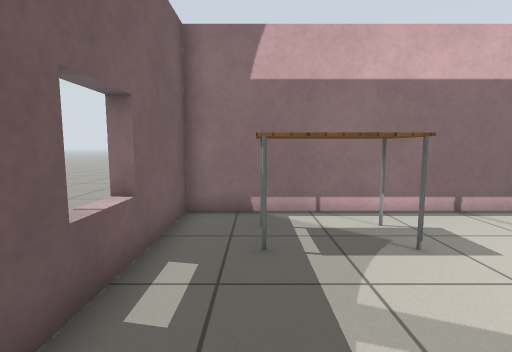
[1] (above)

18 first-person views from a walk through a robot-simulator world made for Gazebo. The camera is 0.9 m above the floor, tilts 6° down and sees 85° across. The floor is counted in squares, 0.5 m on a side. Each view is taken from the middle of a square. On the plan, view 1 faces up. The plan holds only what a view shows up to about 15 squares ahead; the rest is blank. Simple patterns stand in for the simulator's built-in surfaces.

[2]
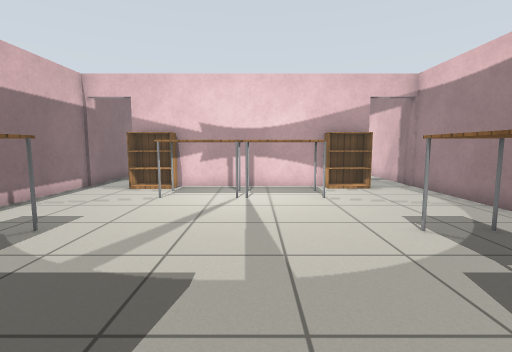

[3]
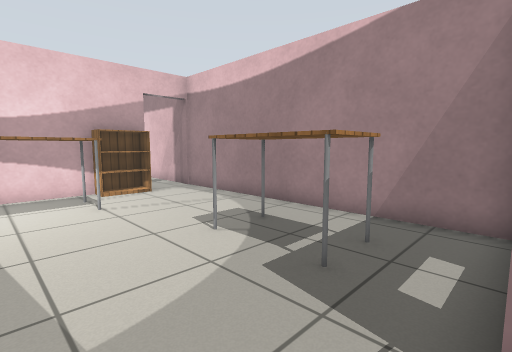

[4]
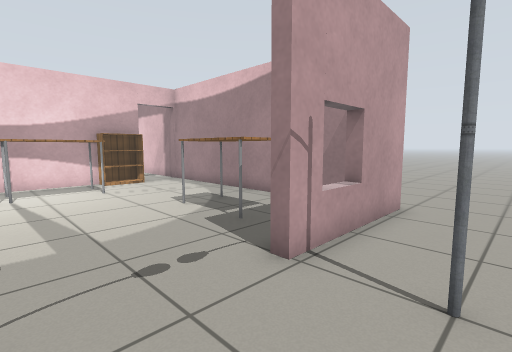

[5]
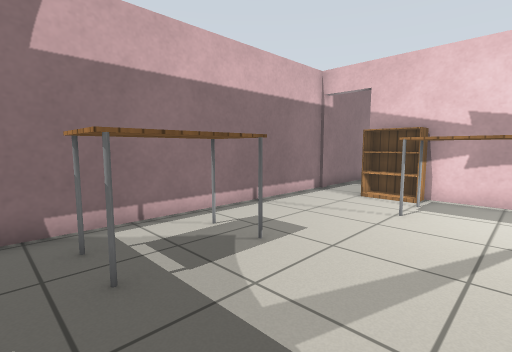

[6]
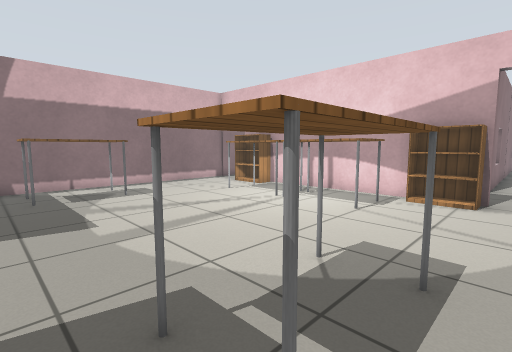

[7]
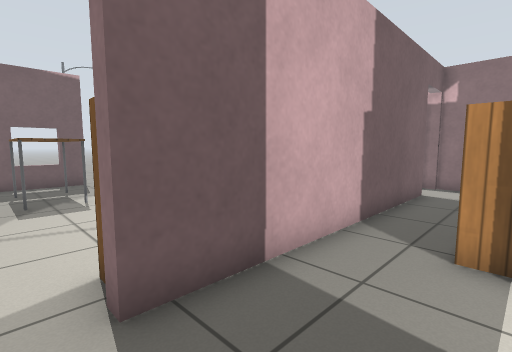

[8]
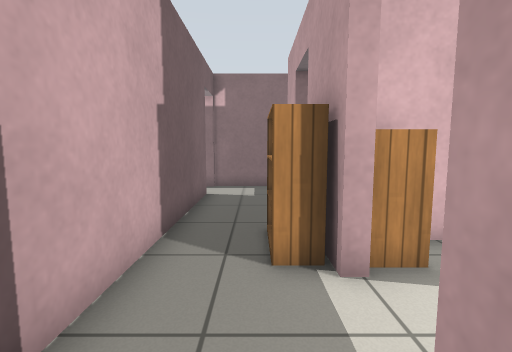

[9]
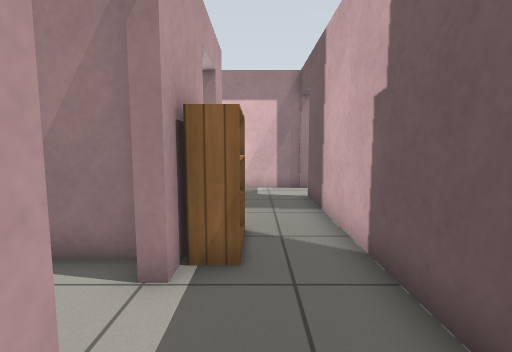

[10]
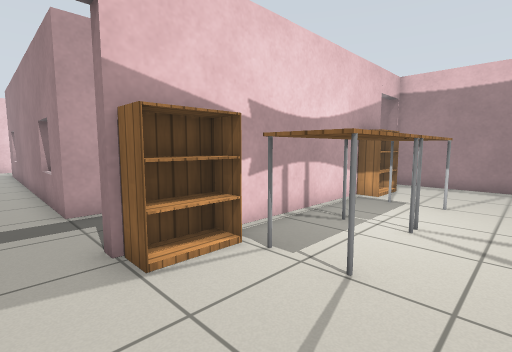

[11]
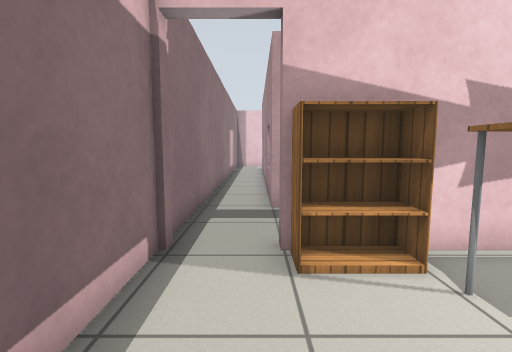

[12]
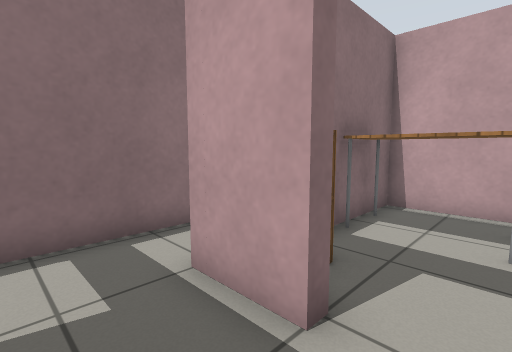

[13]
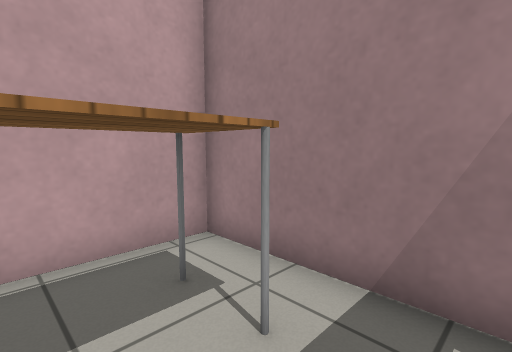

[14]
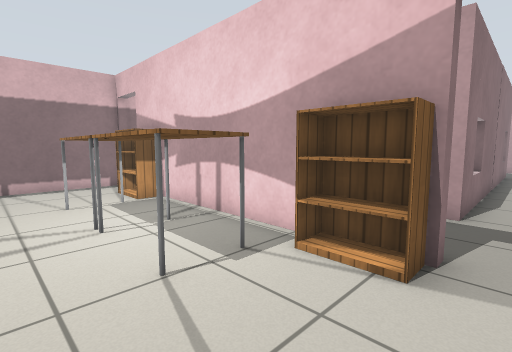

[15]
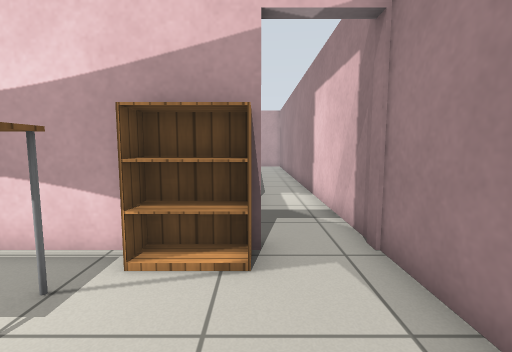

[16]
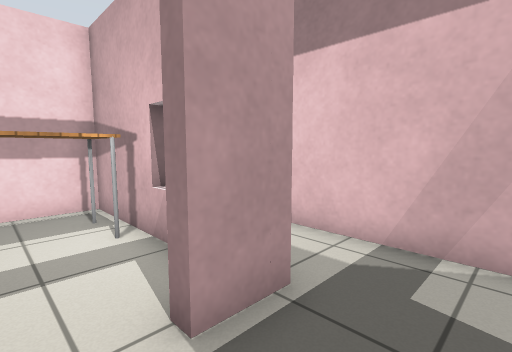

[17]
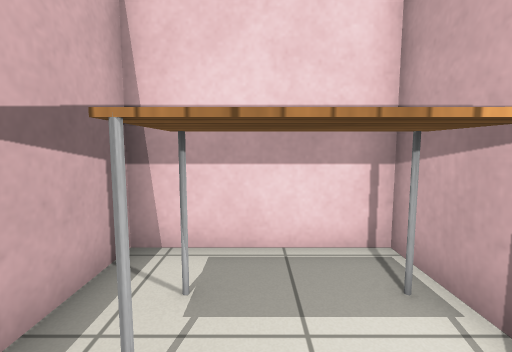

[18]
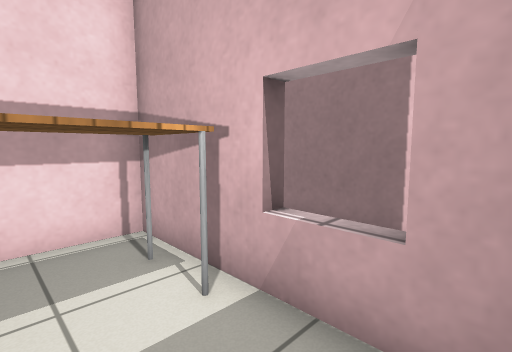

### Floor plan
Points are (right, up) in squares from view 1. A wall is a line through its corners. A room is listed if a view was taken in it or the views show most of it. See-through windows are left out.
Room 1 (views 1, 3, 5, 6, 10, 11, 14, 15)
walls: (-2.3, -2.4) (-1.9, -2.4) (-1.9, -5.5); (9.7, -5.1) (9.7, 5.5); (-1.9, -7.2) (10, -7.2); (10, 7.7) (-1.9, 7.7) (-1.9, 1.9)
ways out: opening at (-2, -0.5) to room 2; open door at (10, -6) to room 4; open door at (10, 6.5) to room 4
objects: table (0, -5) to (3, -4); table (0, 5) to (3, 6); table (7, -2) to (8, 0); table (7, 1) to (8, 3); bookshelf (9, -5) to (9, -3); bookshelf (9, 4) to (9, 5)
Room 2 (views 2, 4)
walls: (-2.3, -7.6) (-2.3, -2.4)
ways out: opening at (-2, -0.5) to room 1
objects: lamp (-5, -3) to (-4, -3)
Room 3 (view 7)
walls: (25.4, -4.8) (13.2, -4.8); (12.5, -7.2) (20, -7.2)
ways out: opening at (12, -6) to room 4
Room 4 (views 8, 9, 12, 16)
walls: (13.2, -1.4) (13.2, 1.5); (13.2, 3.4) (13.2, 5.5); (10.1, 5.5) (10.1, -5.1); (13.2, -4.8) (13.2, -3.3); (13.5, 7.7) (10, 7.7); (10, -7.2) (12.5, -7.2)
ways out: open door at (10, -6) to room 1; open door at (10, 6.5) to room 1; opening at (12, -6) to room 3; open door at (13, 2.5) to room 5; open door at (13, -2.5) to room 6; opening at (13, 6.5)
objects: bookshelf (12, -1) to (13, 0)
Room 5 (view 13)
walls: (14.4, 0.6) (19.8, 0.6) (19.8, 5.1) (16.5, 5.1); (13.2, 1.5) (13.6, 1.5)
ways out: open door at (13, 2.5) to room 4
objects: cabinet (14, 4) to (14, 5); table (17, 2) to (18, 4)
Room 6 (views 17, 18)
walls: (15.6, 0.2) (14.4, 0.2); (13.2, -3.3) (13.6, -3.3); (14, -4.4) (16.3, -4.4); (19.8, -4.4) (19.8, 0.2) (17.2, 0.2)
ways out: open door at (13, -2.5) to room 4
objects: cabinet (14, -1) to (14, 0); table (17, -4) to (18, -1)

Where each view was taken, in squares from view 1:
view 1: 0 up, 0 right, facing up
view 2: 0 up, 3 left, facing right
view 3: 0 up, 2 left, facing down-right
view 4: 1 up, 5 left, facing down-right
view 5: 1 up, 1 left, facing up-right
view 6: 6 down, 1 left, facing up-right
view 7: 6 down, 13 right, facing up-left
view 8: 5 down, 12 right, facing up
view 9: 5 up, 12 right, facing down
view 10: 7 up, 5 right, facing down-right
view 11: 6 up, 5 right, facing right
view 12: 2 up, 11 right, facing up-right
view 13: 4 up, 15 right, facing down-right
view 14: 6 down, 5 right, facing up-right
view 15: 5 down, 5 right, facing right
view 16: 2 down, 11 right, facing down-right
view 17: 2 down, 15 right, facing right
view 18: 2 down, 14 right, facing down-right
